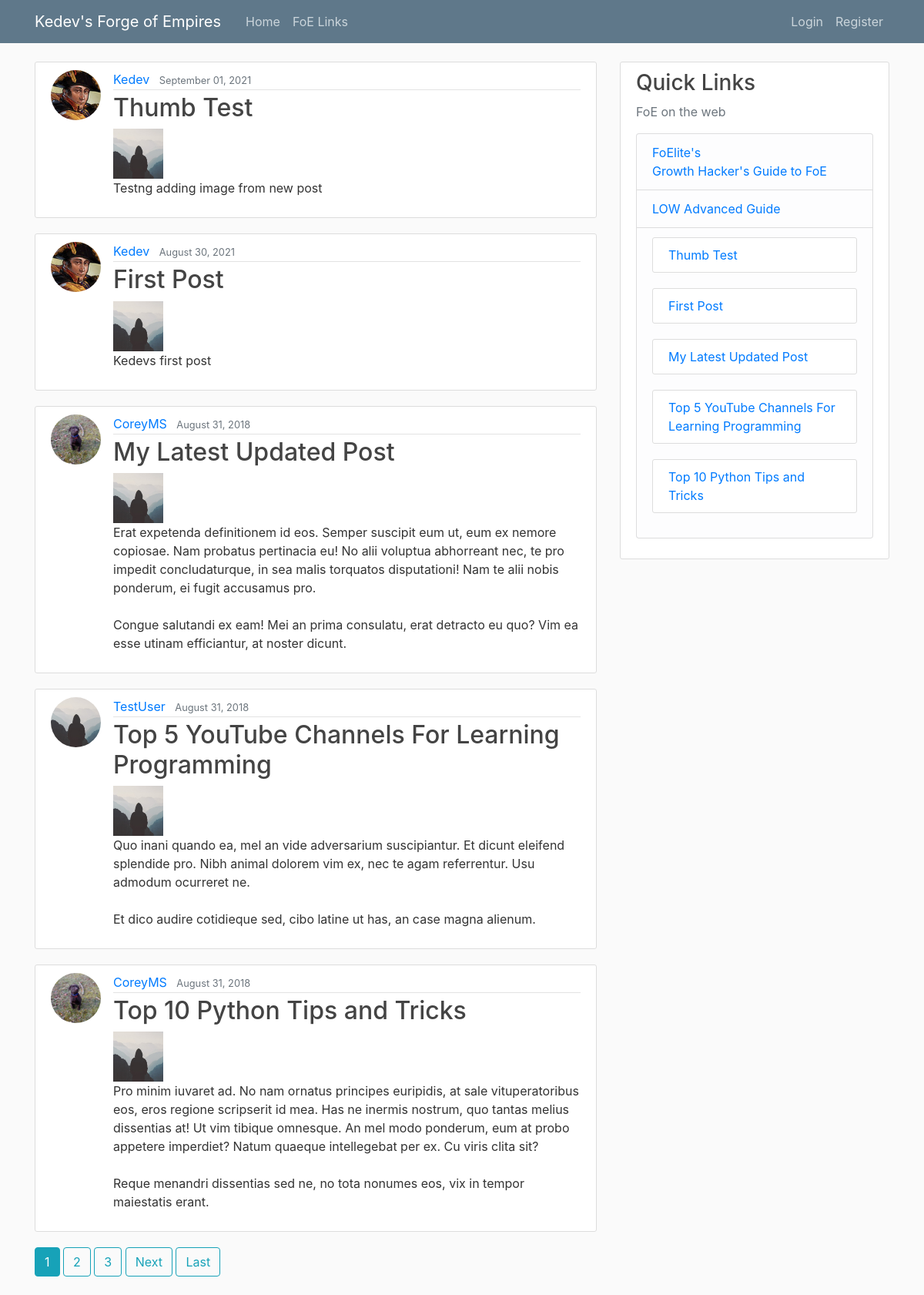
The page / on the database its author committed.
### blog/models.py (models this page shows, shortened)
class Post(models.Model):
    title = models.CharField(max_length=100)
    content = models.TextField()
    date_posted = models.DateTimeField(default=timezone.now)
    author = models.ForeignKey(User, on_delete=models.CASCADE)
    thumb = models.ImageField(default='default.jpg', blank=True)

### users/models.py (models this page shows, shortened)
class Profile(models.Model):
    user = models.OneToOneField(User, on_delete=models.CASCADE)
    image = models.ImageField(default='default.jpg', upload_to='profile_pics')

### blog/views.py (the view)
# urls.py: path('', PostListView.as_view(), name='blog-home'),
class PostListView(ListView):
    model = Post
    template_name = 'blog/home.html'  # <app>/<model>_<viewtype>.html
    context_object_name = 'posts'
    ordering = ['-date_posted']
    paginate_by = 5

### blog/templates/blog/home.html (shortened to what this page needs)
{% extends "blog/base.html" %}
{% block content %}
    {% for post in posts %}
        <article class="media content-section">
          <img class="rounded-circle article-img" src="{{ post.author.profile.image.url }}">
          <div class="media-body">
            <div class="article-metadata">
              <a class="mr-2" href="{% url 'user-posts' post.author.username %}">{{ post.author }}</a>
              <small class="text-muted">{{ post.date_posted|date:"F d, Y" }}</small>
            </div>
            <h2><a class="article-title" href="{% url 'post-detail' post.id %}">{{ post.title }}</a></h2>
            <img class="article-img" src="{{ post.thumb.url }}">
            <p class="article-content">{{ post.content }}</p>
          </div>
        </article>
    {% endfor %}
    {% if is_paginated %}
      {% for num in page_obj.paginator.page_range %}
        {% if page_obj.number == num %}
          <a class="btn btn-info mb-4" href="?page={{ num }}">{{ num }}</a>
        {% elif num > page_obj.number|add:'-3' and num < page_obj.number|add:'3' %}
          <a class="btn btn-outline-info mb-4" href="?page={{ num }}">{{ num }}</a>
        {% endif %}
      {% endfor %}
      {% if page_obj.has_next %}
        <a class="btn btn-outline-info mb-4" href="?page={{ page_obj.next_page_number }}">Next</a>
        <a class="btn btn-outline-info mb-4" href="?page={{ page_obj.paginator.num_pages }}">Last</a>
      {% endif %}
    {% endif %}
{% endblock content %}

### blog/templates/blog/base.html (shortened to what this page needs)
{% load static %}
<!DOCTYPE html>
<html>
<head>
    <link rel="stylesheet" href="https://maxcdn.bootstrapcdn.com/bootstrap/4.0.0/css/bootstrap.min.css">
    <link rel="stylesheet" type="text/css" href="{% static 'blog/main.css' %}">
</head>
<body>
    <header class="site-header">
      <nav class="navbar navbar-expand-md navbar-dark bg-steel fixed-top">
        <div class="container">
          <a class="navbar-brand mr-4" href="{% url 'blog-home' %}">Kedev's Forge of Empires</a>
          <div class="collapse navbar-collapse" id="navbarToggle">
            <div class="navbar-nav mr-auto">
              <a class="nav-item nav-link" href="{% url 'blog-home' %}">Home</a>
              <a class="nav-item nav-link" href="{% url 'blog-links' %}">FoE Links</a>
            </div>
            <div class="navbar-nav">
              {% if user.is_authenticated %}
                <a class="nav-item nav-link" href="{% url 'post-create' %}">New Post</a>
                <a class="nav-item nav-link" href="{% url 'profile' %}">Profile</a>
                <a class="nav-item nav-link" href="{% url 'logout' %}">Logout</a>
              {% else %}
                <a class="nav-item nav-link" href="{% url 'login' %}">Login</a>
                <a class="nav-item nav-link" href="{% url 'register' %}">Register</a>
              {% endif %}
            </div>
          </div>
        </div>
      </nav>
    </header>
    <main role="main" class="container">
      <div class="row">
        <div class="col-md-8">
          {% block content %}{% endblock %}
        </div>
        <div class="col-md-4">
          <div class="content-section">
            <h3>Quick Links</h3>
            <p class='text-muted'>FoE on the web
              <ul class="list-group">
                <li class="list-group-item list-group-item-light">
                  <a href="{% url 'blog-growth' %}">FoElite's<br>Growth Hacker's Guide to FoE</a></li>
                <li class="list-group-item list-group-item-light">
                  <a href="https://forum.en.forgeofempires.com/index.php?threads/low-advanced-guide.33723/">LOW Advanced Guide</a></li>
                <li class="list-group-item list-group-item-light">
                 {% for post in posts %}
                 <article class="media content-section">
                 <a href="{% url 'post-detail' post.id %}">{{ post.title }}</a></article>
                 {% endfor %}
                </li>
              </ul>
            </p>
          </div>
        </div>
      </div>
    </main>
</body>
</html>

### blog/static/blog/main.css (style rules this page uses)
body { background: #fafafa; color: #333333; margin-top: 5rem; }
h1, h2, h3, h4, h5, h6 { color: #444444; }
ul { margin: 0; }
.bg-steel { background-color: #5f788a; }
.site-header .navbar-nav .nav-link { color: #cbd5db; }
.content-section { background: #ffffff; padding: 10px 20px; border: 1px solid #dddddd; border-radius: 3px; margin-bottom: 20px; }
.article-title { color: #444444; }
.article-content { white-space: pre-line; }
.article-img { height: 65px; width: 65px; margin-right: 16px; }
.article-metadata { padding-bottom: 1px; margin-bottom: 4px; border-bottom: 1px solid #e3e3e3 }

### rows shown on the page
Post: author.profile.image (picture), author "Kedev", date_posted "September 01, 2021", title "Thumb Test", thumb (placeholder picture), content "Testng adding image from new post"
Post: author.profile.image (picture), author "Kedev", date_posted "August 30, 2021", title "First Post", thumb (placeholder picture), content "Kedevs first post"
Post: author.profile.image (picture), author "CoreyMS", date_posted "August 31, 2018", title "My Latest Updated Post", thumb (placeholder picture), content "Erat expetenda definitionem id eos. Semper suscipit eum ut, eum ex nemore copiosae. Nam probatus pertinacia eu! No alii voluptua abhorreant nec, te pro impedit concludaturque, in sea malis torquatos disputationi! Nam te alii nobis ponderum, ei fugit accusamus pro. Congue salutandi ex eam! Mei an prima consulatu, erat detracto eu quo? Vim ea esse utinam efficiantur, at noster dicunt."
Post: author.profile.image (placeholder picture), author "TestUser", date_posted "August 31, 2018", title "Top 5 YouTube Channels For Learning Programming", thumb (placeholder picture), content "Quo inani quando ea, mel an vide adversarium suscipiantur. Et dicunt eleifend splendide pro. Nibh animal dolorem vim ex, nec te agam referrentur. Usu admodum ocurreret ne. Et dico audire cotidieque sed, cibo latine ut has, an case magna alienum."
Post: author.profile.image (picture), author "CoreyMS", date_posted "August 31, 2018", title "Top 10 Python Tips and Tricks", thumb (placeholder picture), content "Pro minim iuvaret ad. No nam ornatus principes euripidis, at sale vituperatoribus eos, eros regione scripserit id mea. Has ne inermis nostrum, quo tantas melius dissentias at! Ut vim tibique omnesque. An mel modo ponderum, eum at probo appetere imperdiet? Natum quaeque intellegebat per ex. Cu viris clita sit? Reque menandri dissentias sed ne, no tota nonumes eos, vix in tempor maiestatis erant."

### other values the page prints
{{ num }} "1"
{{ num }} "2" "3"
